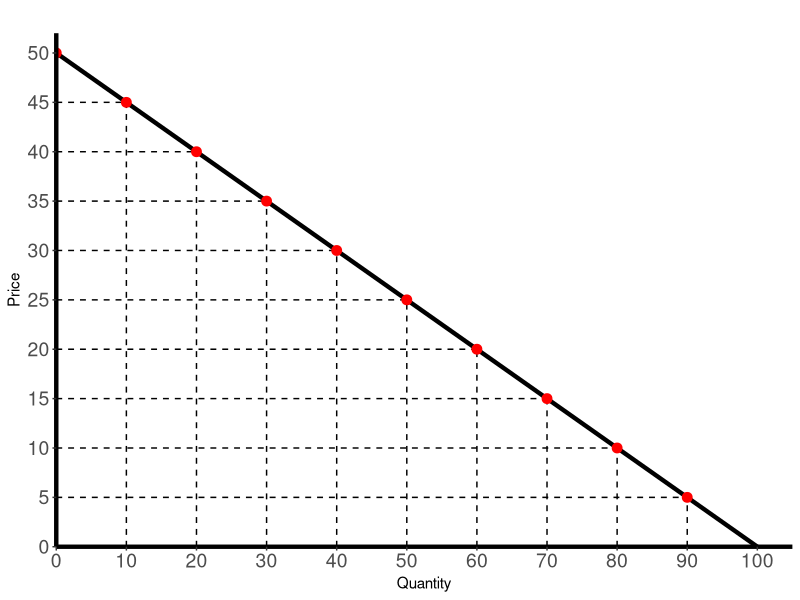

The R source for this figure:
## ---- chunk 1

library(ggplot2)

slope<- 2
xinter<- 100

# Define a simple linear demand function: Qd = 100 - 5P
demand_function <- function(P) {
  xinter - slope*P
}

# Create a data frame for the demand curve
prices <- seq(0, 50, by = 5)
demand_df <- data.frame(Price = prices, Quantity = sapply(prices, demand_function))

# Choose several prices and their corresponding quantities
selected_prices <- seq(5, 50, by=5)
selected_quantities <- sapply(selected_prices, demand_function)
highlight_df <- data.frame(Price = selected_prices, Quantity = selected_quantities)

selected_price <- 5 # change this to your selected price

# Compute the quantity at the selected price using the demand function
Q_at_P <- demand_function(selected_price)

# Compute the price when Q=0 
pup<- (xinter-0)/slope

# Calculate the consumer surplus for a given price
integrated_area <- integrate(demand_function, lower=selected_price, upper=pup)$value

# Calculate the cost to the consumer 
con_cost <- selected_price*Q_at_P

# Consumer benefit 
benefit <- integrated_area+con_cost

sol<-round(benefit, digits=3)

# Plot
ggplot(demand_df, aes(x = Quantity, y = Price)) +
  geom_line(linewidth=1.5) +
  labs(title =" ", x = "Quantity", y = "Price") +
  
  # Highlight the selected prices and quantities with dashed lines
  geom_segment(data = highlight_df, aes(x = 0, xend = Quantity, y = Price, yend = Price), linetype = "dashed") +
  geom_segment(data = highlight_df, aes(x = Quantity, xend = Quantity, y = 0, yend = Price), linetype = "dashed") +
  
  # Optional: Add points at the intersections
  geom_point(data = highlight_df, aes(x = Quantity, y = Price), color = "red", size = 3) +
  
  # Adjust the scales to eliminate extra space between the axis and data
  scale_x_continuous(expand = c(0, 0), limits=c(0,105), breaks=c(unique(highlight_df$Quantity), 100)) +
  scale_y_continuous(expand = c(0, 0), limits=c(0,52), breaks=seq(0, 52, by=5))  +
  
  # Refine theme for a clean background and emphasized axes
  theme(
    panel.background = element_blank(),
    panel.grid.major = element_blank(),
    panel.grid.minor = element_blank(),
    panel.border = element_blank(),
    axis.line = element_line(color = "black", linewidth =1.5),   # Emphasize the axis lines
    axis.text = element_text(size=14)
    )
